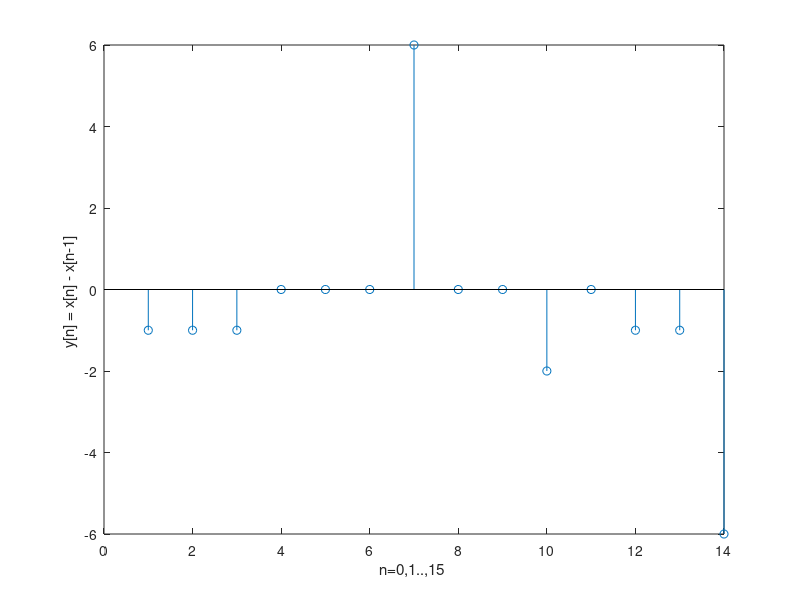
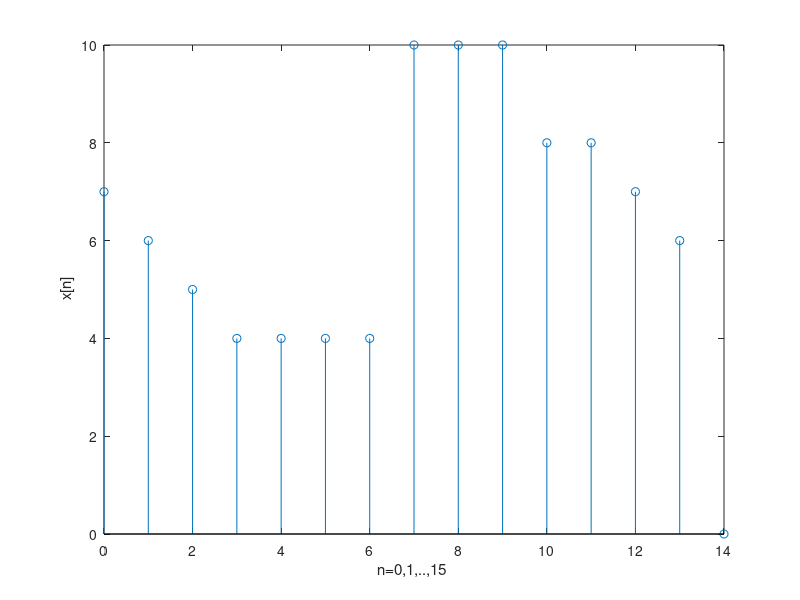

The MATLAB script that drew these images, in order: (Note: this script raises an error after producing the figures.)
#Ask2a
n= 0:15;
x = [7,6,5,4,4,4,4,10,10,10,8,8,7,6,0];


for i = 2:15
  y(i) = x(i) - x(i-1);
end;
figure; 
stem(n(2:15), y(2:15));
xlabel("n=0,1..,15 ");ylabel("y[n] = x[n] - x[n-1] ");
title(" ");
figure; 
stem(n(1:15), x(1:15));
xlabel("n=0,1,..,15 ");ylabel(" x[n]");
title(" "); 
 
 
 
 
 
#Ask2b
pkg load symbolic
w = [-pi:0.01:pi];
H = 1 - cos(w) + j*sin(w);
figure; plot(w, abs(H));
xlabel("Diastima apo -pi ews pi ");ylabel("H(e^jw)");
title(" Metro tou H gia [-pi,pi] ");
figure; plot(w, angle(H));
xlabel("Diastima apo -pi ews pi ");ylabel("H(e^jw)");
title("Fasi tou H gia [-pi,pi] ");
w1 = [-3*pi:0.01:3*pi];
H1 = 1 - cos(w1) + j*sin(w1);
figure; plot(w1, abs(H1));
xlabel("Diastima apo -3pi ews 3pi");ylabel("H(e^jw)");
title("Metro tou H gia [-3pi,3pi] ");
figure; plot(w1, angle(H1));
xlabel("Diastima apo -3pi ews 3pi");ylabel("H(e^jw)");
title(" Fasi tou H gia [-3pi,3pi]");




saveas(1,'Ask2a_1.jpg');
saveas(2,'Ask2a_2.jpg');


saveas(3,'Ask2b_1.jpg');
saveas(4,'Ask2b_2.jpg');
saveas(5,'Ask2b_3.jpg');
saveas(6,'Ask2b_4.jpg');